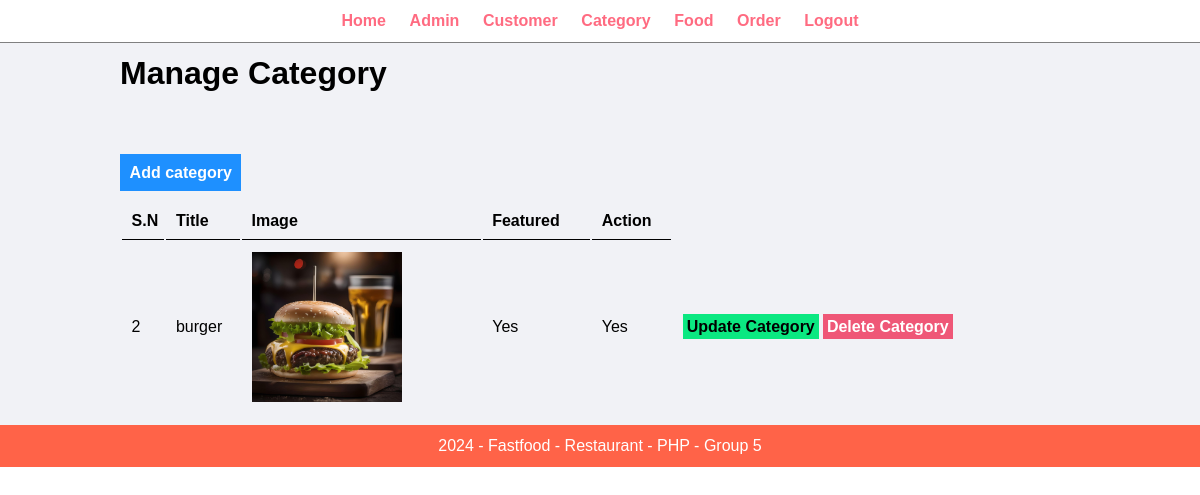
/admin/manage-category.php (signed in), run on the app's committed database.
### tables this page shows
CREATE TABLE `category` (
  `id` int NOT NULL,
  `title` varchar(100) NOT NULL,
  `image` varchar(255) NOT NULL,
  `show_on_home` varchar(10) NOT NULL,
  `active` varchar(10) NOT NULL
);

### admin/manage-category.php (the view, shortened to what this page needs)
<?php include('patials/menu.php'); ?>
        <div class="main-content">
            <div class="wrapper">
                <h1>Manage Category</h1>
                <br /><br />
               <br /><br />
                <a href="<?php echo SITEURL;?>admin/add-category.php" class="btn-add">Add category</a>
                <br /><br />
                <table class="table-full">
                    <tr>
                        <th>S.N</th>
                        <th>Title</th>
                        <th>Image</th>
                        <th>Featured</th>
                        <th>Action</th>
                    </tr>
                    <?php
                       $sql = "SELECT * FROM category";
                       $res = mysqli_query($conn, $sql);
                       $count = mysqli_num_rows($res);
                       if ($count>0) {
                        while ($row = mysqli_fetch_assoc($res)) {
                            $id = $row['id'];
                            $title = $row['title'];
                            $image = $row['image'];
                            $show_on_home	= $row['show_on_home'];
                            $active = $row['active'];
                            ?>
                             <tr>
                               <td><?php echo $id; ?></td>
                               <td><?php echo $title; ?></td>
                               <td>
                                <?php
                                if ($image == "") {
                                    echo "<div class='error'>Image not Added</div>";
                                }
                                else {
                                    ?>
                                    <img src="<?php echo SITEURL;?>/images/category/<?php echo $image; ?> " width="150px">
                                    <?php
                                }
                                ?>
                               </td>
                               <td><?php echo $show_on_home; ?></td>
                               <td><?php echo $active; ?></td>
                               <td>
                                  <a href="<?php echo SITEURL;?>admin/update-category.php?id=<?php echo $id; ?>&image=<?php echo $image;?>" class="btn-update">Update Category</a>
                                  <a href="<?php echo SITEURL;?>admin/delete-category.php?id=<?php echo $id; ?>&image=<?php echo $image;?>" class="btn-delete">Delete Category</a>
                               </td>
                              </tr>
                            <?php
                        }
                       }
                       else {
                        ?>
                        <tr>
                             <td colspan="6"><div class="error">No Category Added</div></td>
                        </tr>
                        <?php
                       }
                    ?>
                </table>
            </div>
        </div>
<?php include('patials/footer.php'); ?>

### css/admin.css (style rules this page uses)
* { margin: 0; padding: 0; font-family: Arial, Helvetica, sans-serif; }
.wrapper { padding: 1%; width: 80%; margin: 0 auto; }
.main-content { background-color: #f1f2f6; color: black; }
.btn-add { padding: 1%; background-color: #1e90ff; color: white; text-decoration: none; font-weight: bold; }
.btn-update { padding: 1%; background-color: #0be881; color: black; text-decoration: none; font-weight: bold; }
.btn-delete { padding: 1%; background-color: #ef5777; color: white; text-decoration: none; font-weight: bold; }
.table-full { width: 100%; }
table tr th { border-bottom: 1px solid black; padding: 1%; text-align: left; }
table tr td { padding: 1%; }

### data on the page
category: id "2", title "burger", image (picture), show_on_home "Yes", active "Yes"
